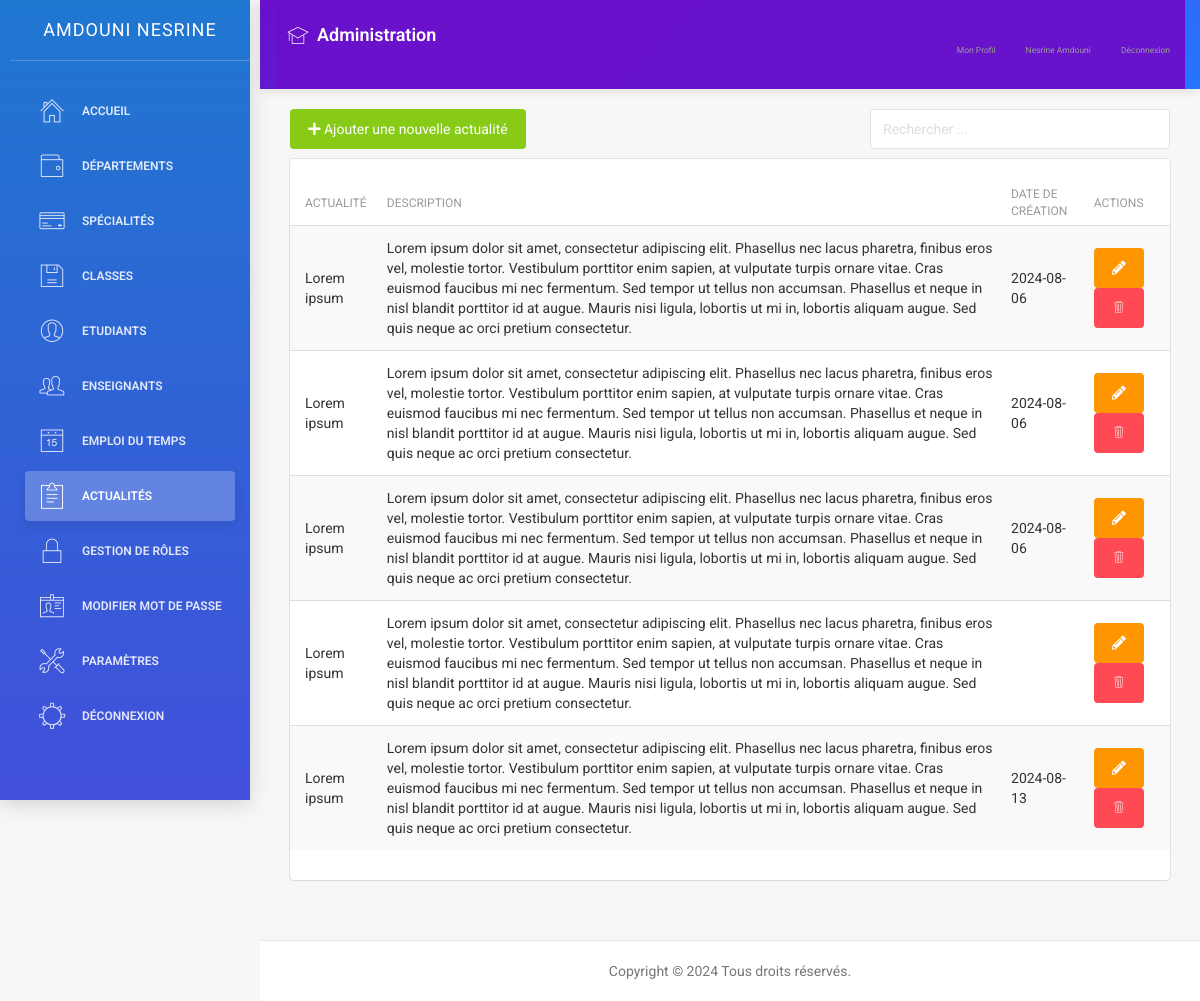
The page /actualités.php (signed in) on the database its author committed.
### tables this page shows
CREATE TABLE `accounts` (
  `id` int(11)  AUTO_INCREMENT PRIMARY KEY,
  `cin` int(11) DEFAULT NULL,
  `email` varchar(255) DEFAULT NULL,
  `mot_de_passe` varchar(255) DEFAULT NULL,
  `date_de_creation` date DEFAULT NULL,
  `role` text DEFAULT NULL,
  `nom` text DEFAULT NULL,
  `prenom` text DEFAULT NULL,
  `image` varchar(255) DEFAULT NULL,
  `classe` text DEFAULT NULL,
  `date_naissance` date DEFAULT NULL,
  `adresse` text DEFAULT NULL,
  `numero_telephone` int(11) DEFAULT NULL
);

CREATE TABLE `actualites` (
  `id` int(11) NOT NULL,
  `nom` text DEFAULT NULL,
  `date_de_creation` date DEFAULT NULL,
  `description` text DEFAULT NULL
);

### actualités.php (the view, shortened to what this page needs)
<?php
include('connexion.php');
?>
<!doctype html>
<html lang="en">
<head>
</head>
<body>
    <div class="wrapper">
        <?php include('sidenav.php'); ?>
        <div class="main-panel">
            <?php include('navtop.php'); ?>
            <br />
            <input type="text" id="inputSearch" placeholder="Rechercher ..." class="form-control  pull-right" style="width: 300px; display: inline-block; margin-right: 30px;">
            <a href="ajouter_actualité.php" class="btn btn-success btn-fill pull-left" style="margin-left: 0.80cm;"><i class="fas fa-plus"></i> Ajouter une nouvelle actualité</a>
            <br />
            <div class="content">
                <div class="container-fluid">
                    <div class="row">
                        <div class="col-md-12">
                            <div class="card">
                                <div class="content table-responsive table-full-width">
                                    <table class="table table-hover table-striped">
                                        <thead>
                                            <th>Actualité</th>
                                            <th>Description</th>
                                            <th>Date de création</th>
                                            <th>Actions</th>
                                        </thead>
                                        <tbody>
                                            <?php
                                            $sqlfetsh = "SELECT * FROM `actualites` order by id asc";
                                            $res = $conn->query($sqlfetsh);
                                            while ($row = $res->fetch_assoc()) {
                                            ?>
                                                <tr>
                                                    <td><?php echo $row['nom']; ?></td>
                                                    <td><?php echo $row['description']; ?></td>
                                                    <td><?php echo $row['date_de_creation']; ?></td>
                                                    <td>
                                                        <a href="modifier_actualité.php?id=<?php echo $row['id']; ?>" class="btn btn-warning btn-fill"><i class="fas fa-pencil-alt"></i></a>
                                                        <button type="button" class="btn btn-danger btn-fill" onclick="confirmDelete(<?php echo $row['id']; ?>)"><i class="pe-7s-trash"></i></button>
                                                    </td>
                                                </tr>
                                            <?php } ?>
                                        </tbody>
                                    </table>
                                </div>
                            </div>
                        </div>
                    </div>
                </div>
            </div>
            <?php include('footer.php'); ?>
        </div>
    </div>
</body>
</html>

### sidenav.php (shortened to what this page needs)
<?php
include('connexion.php');
$current_page = basename($_SERVER['PHP_SELF']);
$is_departement_page = strpos($current_page, 'département') !== false;
$is_specialite_page = strpos($current_page, 'spécialité') !== false;
$is_classe_page = strpos($current_page, 'classe') !== false;
$is_etudiant_page = strpos($current_page, 'étudiant') !== false;
$is_role_page = strpos($current_page, 'role') !== false;
$is_enseignant_page = strpos($current_page, 'enseignant') !== false;
$is_actualite_page = strpos($current_page, 'actualité') !== false;
$is_parametre_page = strpos($current_page, 'paramètre') !== false;
$is_liste_etudiants_page = $current_page === 'liste_etudiants.php';
$email = $_SESSION['email'];
$sql_fetch_user = "SELECT * FROM accounts WHERE email='$email'";
$result_user = $conn->query($sql_fetch_user);
if ($result_user->num_rows > 0) {
    $row = $result_user->fetch_assoc();
    $role = $row['role'];
    $nom = $row['nom'];
    $prenom = $row['prenom'];
}
?>
<div class="sidebar" data-color="blue">
    <div class="sidebar-wrapper">
        <div class="logo">
            <a href="#" class="simple-text">
                <?php echo htmlspecialchars($nom . ' ' . $prenom); ?>
            </a>
        </div>
        <ul class="nav">
            <?php if ($role === 'admin'): ?>
                <li <?php echo ($current_page == 'dashboard.php') ? 'class="active"' : ''; ?>>
                    <a href="dashboard.php">
                        <i class="pe-7s-home"></i>
                        <p>Accueil</p>
                    </a>
                </li>
                <li <?php echo $is_departement_page ? 'class="active"' : ''; ?>>
                    <a href="départements.php">
                        <i class="pe-7s-wallet"></i>
                        <p>Départements</p>
                    </a>
                </li>
                <li <?php echo $is_specialite_page ? 'class="active"' : ''; ?>>
                    <a href="spécialités.php">
                        <i class="pe-7s-credit"></i>
                        <p>Spécialités</p>
                    </a>
                </li>
                <li <?php echo $is_classe_page ? 'class="active"' : ''; ?>>
                    <a href="classes.php">
                        <i class="pe-7s-diskette"></i>
                        <p>Classes</p>
                    </a>
                </li>
                <li <?php echo $is_etudiant_page ? 'class="active"' : ''; ?>>
                    <a href="étudiants.php">
                        <i class="pe-7s-user"></i>
                        <p>Etudiants</p>
                    </a>
                </li>
                <li <?php echo $is_enseignant_page ? 'class="active"' : ''; ?>>
                    <a href="enseignants.php">
                        <i class="pe-7s-users"></i>
                        <p>Enseignants</p>
                    </a>
                </li>
                <li <?php echo ($current_page == 'gestion_emploi.php') ? 'class="active"' : ''; ?>>
                    <a href="gestion_emploi.php">
                        <i class="pe-7s-date"></i>
                        <p>Emploi du Temps</p>
                    </a>
                </li>
                <li <?php echo $is_actualite_page ? 'class="active"' : ''; ?>>
                    <a href="actualités.php">
                        <i class="pe-7s-note2"></i>
                        <p>Actualités</p>
                    </a>
                </li>
                <li <?php echo $is_role_page ? 'class="active"' : ''; ?>>
                    <a href="roles.php">
                        <i class="pe-7s-lock"></i>
                        <p>Gestion de rôles</p>
                    </a>
                </li>
                <li <?php echo ($current_page == 'modifier_mot_de_passe.php') ? 'class="active"' : ''; ?>>
                    <a href="modifier_mot_de_passe.php">
                        <i class="pe-7s-id"></i>
                        <p>Modifier Mot de passe</p>
                    </a>
                </li>
                <li <?php echo $is_parametre_page || $is_liste_etudiants_page ? 'class="active"' : ''; ?>>
                    <a href="paramètres.php">
                        <i class="pe-7s-tools"></i>
                        <p>Paramètres</p>
                    </a>
                </li>
            <?php endif; ?>
            <li>
                <a href="logout.php">
                    <i class="pe-7s-settings"></i>
                    <p>Déconnexion</p>
                    </a>
            </li>
        </ul>
    </div>
</div>

### navtop.php (shortened to what this page needs)
<?php
include('connexion.php');
$email = $_SESSION['email'];
$sql_fetch_user = "SELECT * FROM accounts WHERE email='$email'";
$result_user = $conn->query($sql_fetch_user);
if ($result_user->num_rows > 0) {
    $row = $result_user->fetch_assoc();
    $role = $row['role'];
    $nom = $row['nom'];
    $prenom = $row['prenom'];
}
?>
<nav class="navbar navbar-default navbar-fixed">
    <div class="container-fluid">
        <div class="navbar-header">
            <a class="navbar-brand" href="#">
                <i class="pe-7s-study"></i> <?php echo $role === 'etudiant' ? 'Espace Étudiant' : ($role === 'enseignant' ? 'Espace Enseignant' : 'Administration'); ?>
            </a>
        </div>
        <div class="collapse navbar-collapse" id="navigation-example-2">
            <ul class="nav navbar-nav navbar-right">
                <li>
                    <a class="menuu" href="<?php echo $role === 'etudiant' ? 'profil_etudiant.php' : ($role === 'enseignant' ? 'profil_enseignant.php' : 'profil.php'); ?>">
                        <p>Mon Profil</p>
                    </a>
                </li>
                <li>
                    <a class="menuu" href="#">
                        <div class="user-name">
                            <p><?php echo htmlspecialchars($prenom . ' ' . $nom); ?></p>
                        </div>
                    </a>
                </li>
                <li>
                    <a class="menuu" href="logout.php">
                        <p>Déconnexion</p>
                    </a>
                </li>
            </ul>
        </div>
    </div>
</nav>

### sidenav.php (style rules this page uses)
.sidebar { background: linear-gradient(135deg, #6a11cb 0%, #2575fc 100%); box-shadow: 0 4px 20px rgba(0, 0, 0, 0.15); transition: all 0.3s ease; position: fixed; width: 250px; height: 100vh; z-index: 1000; overflow-y: auto; }
.sidebar-wrapper { padding: 0 10px; }
.logo { padding: 15px 0; margin-bottom: 15px; border-bottom: 1px solid rgba(255, 255, 255, 0.1); text-align: center; }
.logo a { color: white; font-weight: 600; font-size: 1.1rem; text-transform: uppercase; letter-spacing: 1px; display: block; text-decoration: none; }
.nav { list-style: none; padding: 0; margin-top: 15px; }
.nav li { margin-bottom: 4px; position: relative; }
.nav li a { color: rgba(255, 255, 255, 0.8); margin: 5px 10px; border-radius: 6px; padding: 10px 12px; transition: all 0.3s ease; display: flex; align-items: center; text-decoration: none; }
.nav li a i { margin-right: 10px; font-size: 1.1rem; min-width: 24px; text-align: center; }
.nav li a p { margin: 0; font-size: 0.85rem; font-weight: 400; }
.nav li.active a { background: rgba(255, 255, 255, 0.2); color: white; font-weight: 500; box-shadow: 0 4px 12px rgba(0, 0, 0, 0.1); }
[class^="pe-7s-"], [class*=" pe-7s-"] { transition: transform 0.3s ease; }

### navtop.php (style rules this page uses)
.navbar-default { background: linear-gradient(135deg, #6a11cb 0%, #2575fc 100%); border: none; box-shadow: 0 2px 10px rgba(0, 0, 0, 0.1); min-height: 60px; margin-bottom: 0; }
.navbar-default .navbar-nav > li > a { color: rgba(255, 255, 255, 0.9); font-weight: 500; padding: 20px 12px; transition: all 0.3s ease; position: relative; display: flex; align-items: center; }
.navbar-default .navbar-nav > li > a:after { content: ''; position: absolute; bottom: 0; left: 50%; width: 0; height: 3px; background: white; transition: all 0.3s ease; transform: translateX(-50%); }
.navbar-default .navbar-brand { height: 60px; padding: 20px 12px; color: white; font-weight: 600; font-size: 18px; display: flex; align-items: center; }
.navbar-default .navbar-brand i { margin-right: 8px; font-size: 22px; }
.user-name { display: flex; align-items: center; gap: 8px; }
.menuu { font-size: 18px; display: flex; align-items: center; gap: 6px; }
.menuu p { margin: 0; }
.navbar-collapse { background: rgba(106, 17, 203, 0.98); max-height: 80vh; overflow-y: auto; }

### rows shown on the page
accounts: nom+prenom "AMDOUNI NESRINE", prenom+nom "Nesrine Amdouni"
actualites: nom "Lorem ipsum", description "Lorem ipsum dolor sit amet, consectetur adipiscing elit. Phasellus nec lacus pharetra, finibus eros vel, molestie tortor. Vestibulum porttitor enim sapien, at vulputate turpis ornare vitae. Cras euismod faucibus mi nec fermentum. Sed tempor ut tellus non accumsan. Phasellus et neque in nisl blandit porttitor id at augue. Mauris nisi ligula, lobortis ut mi in, lobortis aliquam augue. Sed quis neque ac orci pretium consectetur.", date_de_creation "2024-08-06"
actualites: nom "Lorem ipsum", description "Lorem ipsum dolor sit amet, consectetur adipiscing elit. Phasellus nec lacus pharetra, finibus eros vel, molestie tortor. Vestibulum porttitor enim sapien, at vulputate turpis ornare vitae. Cras euismod faucibus mi nec fermentum. Sed tempor ut tellus non accumsan. Phasellus et neque in nisl blandit porttitor id at augue. Mauris nisi ligula, lobortis ut mi in, lobortis aliquam augue. Sed quis neque ac orci pretium consectetur.", date_de_creation "2024-08-06"
actualites: nom "Lorem ipsum", description "Lorem ipsum dolor sit amet, consectetur adipiscing elit. Phasellus nec lacus pharetra, finibus eros vel, molestie tortor. Vestibulum porttitor enim sapien, at vulputate turpis ornare vitae. Cras euismod faucibus mi nec fermentum. Sed tempor ut tellus non accumsan. Phasellus et neque in nisl blandit porttitor id at augue. Mauris nisi ligula, lobortis ut mi in, lobortis aliquam augue. Sed quis neque ac orci pretium consectetur.", date_de_creation "2024-08-06"
actualites: nom "Lorem ipsum", description "Lorem ipsum dolor sit amet, consectetur adipiscing elit. Phasellus nec lacus pharetra, finibus eros vel, molestie tortor. Vestibulum porttitor enim sapien, at vulputate turpis ornare vitae. Cras euismod faucibus mi nec fermentum. Sed tempor ut tellus non accumsan. Phasellus et neque in nisl blandit porttitor id at augue. Mauris nisi ligula, lobortis ut mi in, lobortis aliquam augue. Sed quis neque ac orci pretium consectetur."
actualites: nom "Lorem ipsum", description "Lorem ipsum dolor sit amet, consectetur adipiscing elit. Phasellus nec lacus pharetra, finibus eros vel, molestie tortor. Vestibulum porttitor enim sapien, at vulputate turpis ornare vitae. Cras euismod faucibus mi nec fermentum. Sed tempor ut tellus non accumsan. Phasellus et neque in nisl blandit porttitor id at augue. Mauris nisi ligula, lobortis ut mi in, lobortis aliquam augue. Sed quis neque ac orci pretium consectetur.", date_de_creation "2024-08-13"
